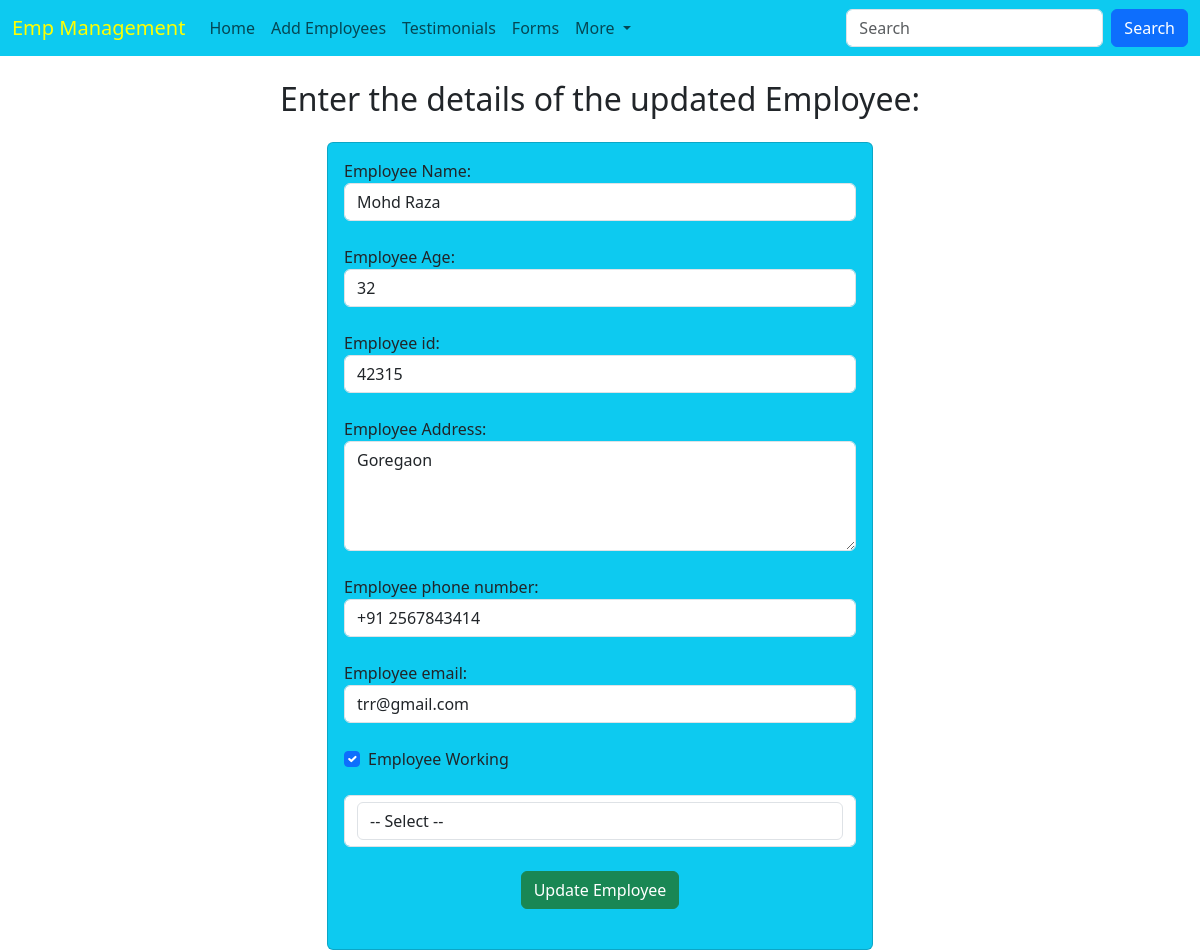
The page /emp/update-emp/8 on the database its author committed.
### emp/models.py (models this page shows, shortened)
class Emp(models.Model):
    name = models.CharField(max_length=200)
    age = models.CharField(max_length=100)
    emp_id = models.CharField(max_length=200)
    address = models.CharField(max_length=200)
    department = models.CharField(max_length=20)
    email = models.CharField(max_length=50)
    phone = models.CharField(max_length=10)
    working = models.BooleanField(default=True)

### emp/views.py (the view)
# urls.py: path('update-emp/<str:emp_id>', views.update_emp, name="update_emp"),
def update_emp(request,emp_id):
        emp = Emp.objects.get(pk=emp_id)
        return render(request, 'emp/update_emp.html',{
            'emp':emp
        })

### templates/emp/update_emp.html (shortened to what this page needs)
<!DOCTYPE html>
<html lang="en">
  <head>
    <link
      href="https://cdn.jsdelivr.net/npm/bootstrap@5.3.3/dist/css/bootstrap.min.css"
      rel="stylesheet"
    />
  </head>
  <body>
    {% include 'emp/navbar.html'%}
    <h2 class="text-center my-4">Enter the details of the updated Employee:</h2>
    <div class="container">
      <div class="row" >
        <div class="col-md-6 offset-md-3 text-dark ">
          <form action="/emp/do-update-emp/{{emp.id}}" method="POST">
            <div class="card card-body bg-info">
              <div class="mb-4">
                <label for="name">Employee Name:</label>
                <input
                  type="text"
                  id="name"
                  name="name"
                  class="form-control"
                  placeholder="Enter the emp name..."
                  value="{{emp.name}}"
                />
              </div>
              <div class="mb-4">
                <label for="age">Employee Age:</label>
                <input
                  type="text"
                  id="age"
                  name="age"
                  class="form-control"
                  placeholder="Enter the emp age..."
                  value="{{emp.age}}"
                />
              </div>
              <div class="mb-4">
                <label for="emp_id">Employee id:</label>
                <input
                  type="text"
                  id="emp_id"
                  name="emp_id"
                  class="form-control"
                  placeholder="Enter the emp id..."
                  value="{{emp.emp_id}}"
                />
              </div>
              <div class="mb-4">
                <label for="address">Employee Address:</label>
                <textarea
                  name="address"
                  class="form-control"
                  id="address"
                  rows=4
                  placeholder="Enter the emp address..."
                >{{emp.address}}</textarea>
              </div>
              <div class="mb-4">
                <label for="phone">Employee phone number:</label>
                <input
                  type="tel"
                  id="phone"
                  name="phone"
                  class="form-control"
                  placeholder="Enter the emp phone..."
                  value="{{emp.phone}}"
                />
              </div>
              <div class="mb-4">
                <label for="email">Employee email:</label>
                <input
                  type="email"
                  id="email"
                  name="email"
                  class="form-control"
                  placeholder="Enter the emp email..."
                  value="{{emp.email}}"
                />
              <div class="my-4 form-check">
                <label for="working">Employee Working</label>
                <input
                  type="checkbox"
                  id="working"
                  name="working"
                  class="form-check-input"
                  {% if emp.working %}
                  checked
                  {% endif %}
                />
              </div>
              <div class="mb-4 form-control">
                <select name="department" id="department" class="form-control" value="{{emp.department}}">
                    <option value="select" >-- Select --</option>
                </select>
              </div>
              <div class="container text-center">
              <button class="btn btn-success" action="/emp/do-update-emp/">Update Employee</button>
              </div>
            </div>
          </form>
        </div>
      </div>
    </div>
  </body>
</html>

### rows shown on the page
Emp: name "Mohd Raza", age "32", emp_id "42315", address "Goregaon", phone "+91 2567843414", email "trr@gmail.com", working "☑", department "-- Select --"
